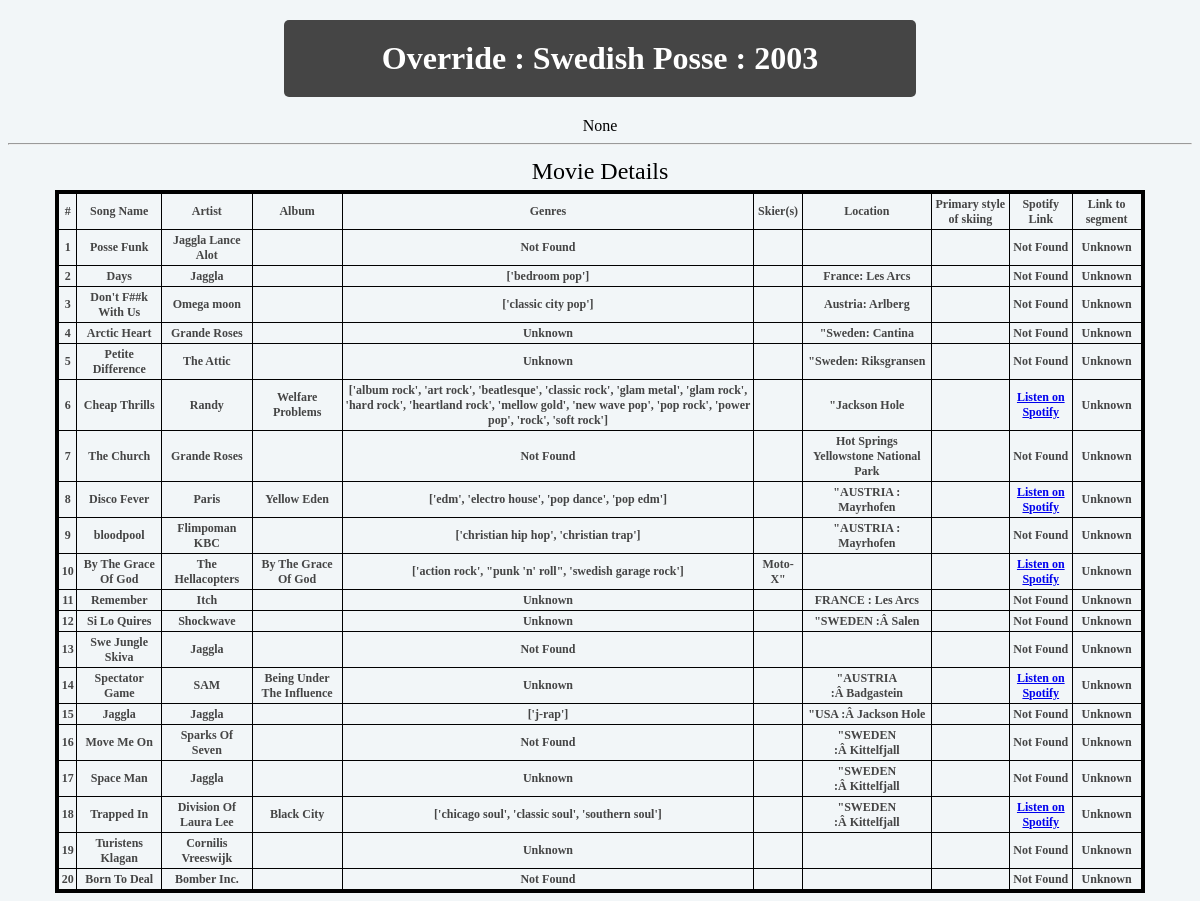
Page /skitunes/skibase/movie/Override (signed in) on the committed database.
### skitunes/spotify/models.py (models this page shows, shortened)
class Movie(db.Model):
    __tablename__ = "movie_details"
    movie_id = db.Column('movie_id', Integer, primary_key = True)
    movie_name = db.Column('Movie Name', db.String(100))
    movie_year = db.Column('Movie Year', db.String(100))
    movie_co = db.Column('Production Company', db.String(100))
    movie_img_url = db.Column('Movie Cover URL', db.String(100))
    parent_id = db.Column(db.Integer, ForeignKey(ski_movie_song_info.db_id))
    parent = relationship("ski_movie_song_info", back_populates="movie_details")

class ski_movie_song_info(db.Model):
    __tablename__ = 'Ski Movie Tunes Info'
    db_id = db.Column('id', Integer, primary_key = True)
    song_name = db.Column('Song Title', db.String(100))
    song_artist = db.Column('Song Artist', db.String(100))
    song_album = db.Column('Album', db.String(100))
    song_num = db.Column('Song Number', db.String(100))
    genres = db.Column('Genres', db.String(100))
    spotify_id = db.Column('Spotify Link', db.String(100))
    skier_name = db.Column('Skier Name', db.String(100))
    movie_details = relationship("Movie", back_populates="parent")
    ski_type = db.Column('Primary Ski Style', db.String(100))
    location = db.Column('Location', db.String(100))
    video_link = db.Column('Link to segment', db.String(100))

### skitunes/main/views.py (the view)
@app.route('/skitunes/skibase/movie/<name>')
@login_required
def ski_movie(name):
    movie_info = db.session.query(Movie).filter(Movie.movie_name.contains(name)).all()
    movie_co = db.session.query(Movie).filter(Movie.movie_name.contains(name)).first()
    track_list = []
    for id in movie_info:
        filter_info = db.session.query(ski_movie_song_info).filter(ski_movie_song_info.db_id.contains(id.parent_id)).all()
        track_list.append(filter_info)
    return render_template('movie_info.html', movie_info = track_list, movie_name = str(name), movie_co = movie_co)

### skitunes/account/models.py (called while the page is built)
    @staticmethod
    def get(user_id):
        user = User.query.filter(User.user_id == user_id).first()
        if not user:
            return None
        return user

### skitunes/auth/views.py (called while the page is built)
@login_manager.user_loader
def load_user(user_id):
    return User.get(user_id)

### skitunes/main/views.py (called while the page is built)
@app.before_request
def create_tables():
    db.create_all()

### skitunes/templates/movie_info.html (shortened to what this page needs)
<!DOCTYPE html>
<html lang = "en">
    <head>
    <link rel="stylesheet" href="{{url_for('static',  filename='style.css')}}">
    <body>
        <h1>
            {{ movie_name }} : {{ movie_co.movie_co }} : {{ movie_co.movie_year}}
        </h1>
        {{ movie_co.movie_img_url }}<hr>
        <table border="4">
            <caption style="font-size: 150%;">Movie Details</caption>
            <thead>
                <tr>
                    <th>#</th>
                    <th>Song Name</th>
                    <th>Artist</th>
                    <th>Album</th>
                    <th>Genres</th>
                    <th>Skier(s)</th>
                    <th>Location</th>
                    <th>Primary style of skiing</th>
                    <th>Spotify Link</th>
                    <th>Link to segment</th>
                </tr>
            </thead>
        {% for item in movie_info %}
            {% for movie in item%}
            <tr>
                <th>{{ movie.song_num }}</th>
                <th>{{ movie.song_name }}</th>
                <th>{{ movie.song_artist }}</th>
                <th>{{ movie.song_album }}</th>
                <th>{{ movie.genres }}</th>
                <th>{{ movie.skier_name }}</th>
                <th>{{ movie.location }}</th>
                <th>{{ movie.skit_type }}</th>
                {% if 'Not Found' in movie.spotify_id %}
                    <th>{{ movie.spotify_id }}</th>
                {% else %}
                <th><a  href={{ movie.spotify_id }}>Listen on Spotify</a></th>
                {% endif %}
                {% if 'Unknown' in movie.video_link %}
                    <th>{{ movie.video_link }}</th>
                {% else %}
                    <td><a href={{ movie.video_link }}>{{ movie.video_link }}</a></td>
                {% endif %}
            </tr>
            {% endfor %}
        {% endfor %}
    </body>
    </head>
</html>

### skitunes/static/style.css (style rules this page uses)
body { background-color: #f2f6f8; text-align: center; }
h1 { margin: 20px auto; width: 50%; background-color: #454545; color: #FFFFFF; text-align: center; padding: 20px; border-radius: 5px; }
table { text-align: center; margin: 0 auto; vertical-align: middle; width: 92%; color: #000000; border-collapse: collapse; border: 4px solid black; }
th, td, tr { text-align: center; margin: 0 auto; vertical-align: middle; color: #454545; padding: 2.5px; font-size: 12px; height: 15px; }
caption { font-size: 150%; padding: 5px; }

### rows in the picture
Movie: movie_co "Swedish Posse", movie_year "2003", movie_img_url "None"
ski_movie_song_info: song_num "1", song_name "Posse Funk", song_artist "Jaggla Lance Alot", genres "Not Found", spotify_id "Not Found", video_link "Unknown"
ski_movie_song_info: song_num "2", song_name "Days", song_artist "Jaggla", genres "['bedroom pop']", location "France: Les Arcs", spotify_id "Not Found", video_link "Unknown"
ski_movie_song_info: song_num "3", song_name "Don't F##k With Us", song_artist "Omega moon", genres "['classic city pop']", location "Austria: Arlberg", spotify_id "Not Found", video_link "Unknown"
ski_movie_song_info: song_num "4", song_name "Arctic Heart", song_artist "Grande Roses", genres "Unknown", location "\"Sweden: Cantina", spotify_id "Not Found", video_link "Unknown"
ski_movie_song_info: song_num "5", song_name "Petite Difference", song_artist "The Attic", genres "Unknown", location "\"Sweden: Riksgransen", spotify_id "Not Found", video_link "Unknown"
ski_movie_song_info: song_num "6", song_name "Cheap Thrills", song_artist "Randy", song_album "Welfare Problems", genres "['album rock', 'art rock', 'beatlesque', 'classic rock', 'glam metal', 'glam rock', 'hard rock', 'heartland rock', 'mellow gold', 'new wave pop', 'pop rock', 'power pop', 'rock', 'soft rock']", location "\"Jackson Hole", video_link "Unknown"
ski_movie_song_info: song_num "7", song_name "The Church", song_artist "Grande Roses", genres "Not Found", location "Hot Springs Yellowstone National Park", spotify_id "Not Found", video_link "Unknown"
ski_movie_song_info: song_num "8", song_name "Disco Fever", song_artist "Paris", song_album "Yellow Eden", genres "['edm', 'electro house', 'pop dance', 'pop edm']", location "\"AUSTRIA : Mayrhofen", video_link "Unknown"
ski_movie_song_info: song_num "9", song_name "bloodpool", song_artist "Flimpoman KBC", genres "['christian hip hop', 'christian trap']", location "\"AUSTRIA : Mayrhofen", spotify_id "Not Found", video_link "Unknown"
ski_movie_song_info: song_num "10", song_name "By The Grace Of God", song_artist "The Hellacopters", song_album "By The Grace Of God", genres "['action rock', \"punk 'n' roll\", 'swedish garage rock']", skier_name "Moto-X\"", video_link "Unknown"
ski_movie_song_info: song_num "11", song_name "Remember", song_artist "Itch", genres "Unknown", location "FRANCE : Les Arcs", spotify_id "Not Found", video_link "Unknown"
ski_movie_song_info: song_num "12", song_name "Si Lo Quires", song_artist "Shockwave", genres "Unknown", location "\"SWEDEN :Â Salen", spotify_id "Not Found", video_link "Unknown"
ski_movie_song_info: song_num "13", song_name "Swe Jungle Skiva", song_artist "Jaggla", genres "Not Found", spotify_id "Not Found", video_link "Unknown"
ski_movie_song_info: song_num "14", song_name "Spectator Game", song_artist "SAM", song_album "Being Under The Influence", genres "Unknown", location "\"AUSTRIA :Â Badgastein", video_link "Unknown"
ski_movie_song_info: song_num "15", song_name "Jaggla", song_artist "Jaggla", genres "['j-rap']", location "\"USA :Â Jackson Hole", spotify_id "Not Found", video_link "Unknown"
ski_movie_song_info: song_num "16", song_name "Move Me On", song_artist "Sparks Of Seven", genres "Not Found", location "\"SWEDEN :Â Kittelfjall", spotify_id "Not Found", video_link "Unknown"
ski_movie_song_info: song_num "17", song_name "Space Man", song_artist "Jaggla", genres "Unknown", location "\"SWEDEN :Â Kittelfjall", spotify_id "Not Found", video_link "Unknown"
ski_movie_song_info: song_num "18", song_name "Trapped In", song_artist "Division Of Laura Lee", song_album "Black City", genres "['chicago soul', 'classic soul', 'southern soul']", location "\"SWEDEN :Â Kittelfjall", video_link "Unknown"
ski_movie_song_info: song_num "19", song_name "Turistens Klagan", song_artist "Cornilis Vreeswijk", genres "Unknown", spotify_id "Not Found", video_link "Unknown"
ski_movie_song_info: song_num "20", song_name "Born To Deal", song_artist "Bomber Inc.", genres "Not Found", spotify_id "Not Found", video_link "Unknown"

### other values in the picture
{{ movie_name }} "Override"
